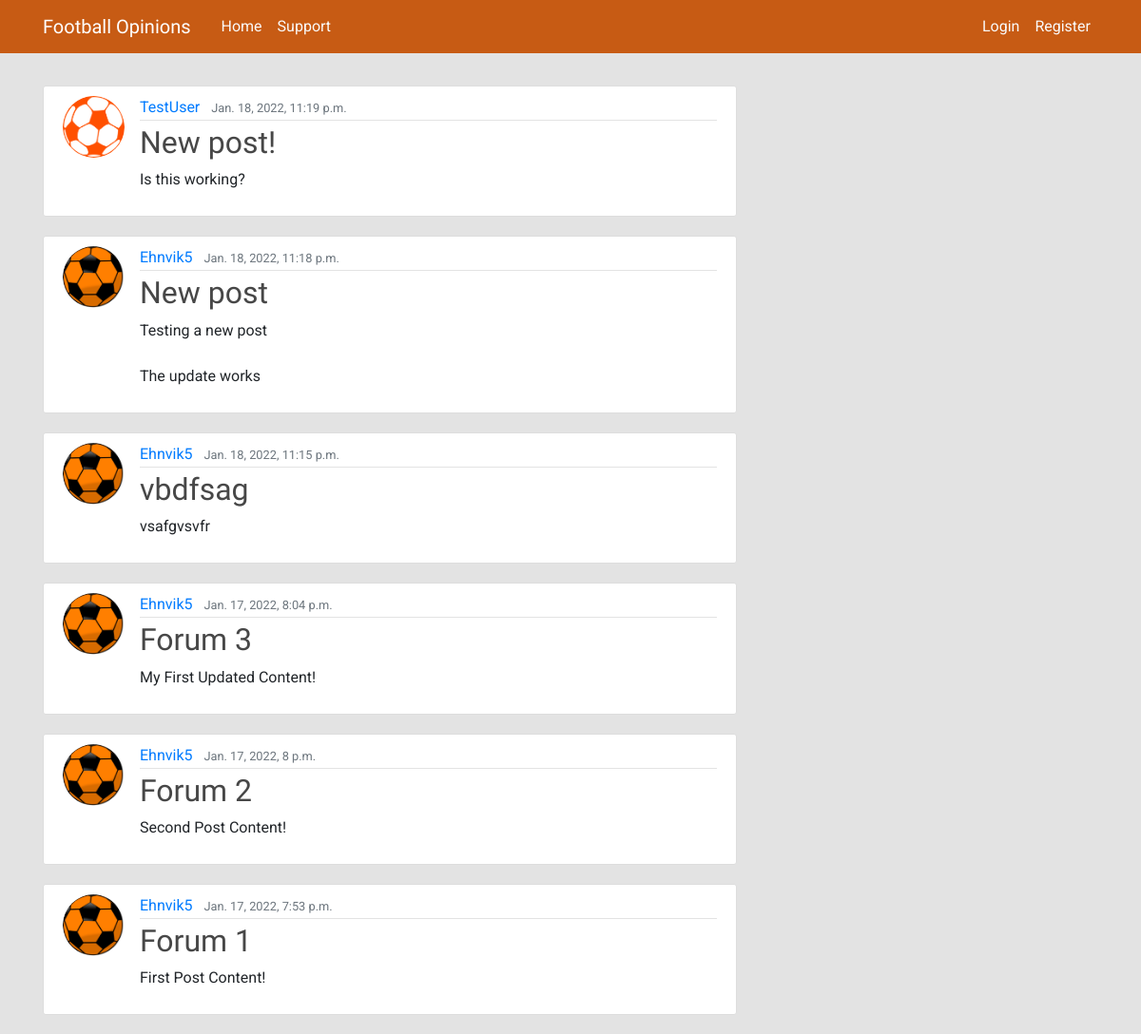
/, run on an earlier commit of the app's database.
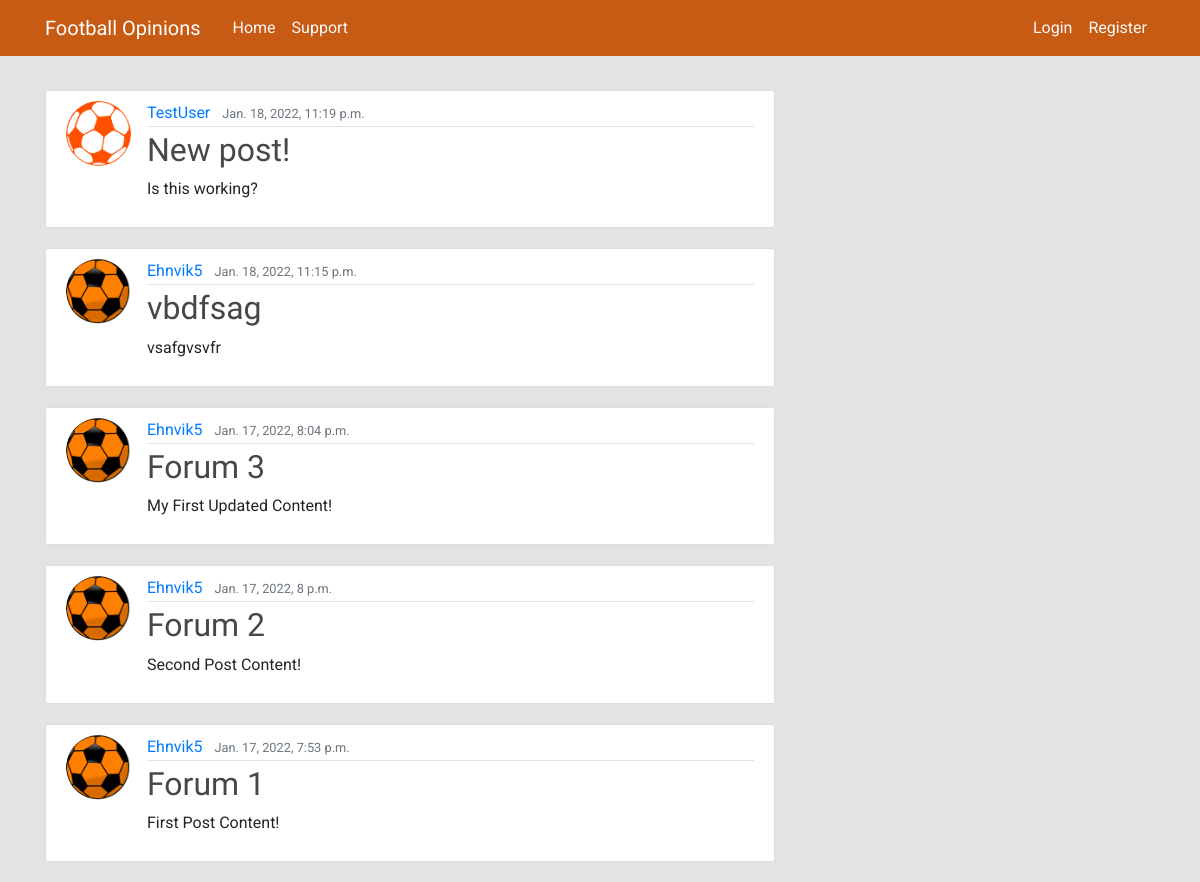
And on a later commit of the database.
### forum/models.py (models this page shows, shortened)
class Post(models.Model):
    title = models.CharField(max_length=100)
    content = models.TextField()
    date_posted = models.DateTimeField(default=timezone.now)
    author = models.ForeignKey(User, on_delete=models.CASCADE)

### users/models.py (models this page shows, shortened)
class Profile(models.Model):
    user = models.OneToOneField(User, on_delete=models.CASCADE)
    image = models.ImageField(default='default.jpg', upload_to='profile_pics')

### forum/views.py (the view)
# urls.py: path('', PostListView.as_view(), name='forum-home'),
class PostListView(ListView):
    model = Post
    template_name = 'forum/home.html'
    context_object_name = 'posts'
    ordering = ['-date_posted']

### forum/templates/forum/home.html
{% extends "forum/base.html" %}
{% block content %}
    {% for post in posts %}
        <article class="media content-section">
          <img class="rounded-circle article-img" src="{{ post.author.profile.image.url }}">
          <div class="media-body">
            <div class="article-metadata">
              <a class="mr-2" href="#">{{ post.author }}</a>
              <small class="text-muted">{{ post.date_posted }}</small>
            </div>
            <h2><a class="article-title" href="{% url 'post-detail' post.id %}">{{ post.title }}</a></h2>
            <p class="article-content">{{ post.content }}</p>
          </div>
        </article>
    {% endfor %}
{% endblock content %}

What changed in the data, as far as the page shows it:
removed Post: author.profile.image (picture), author "Ehnvik5", date_posted "Jan. 18, 2022, 11:18 p.m.", title "New post", content "Testing a new post The update works"
